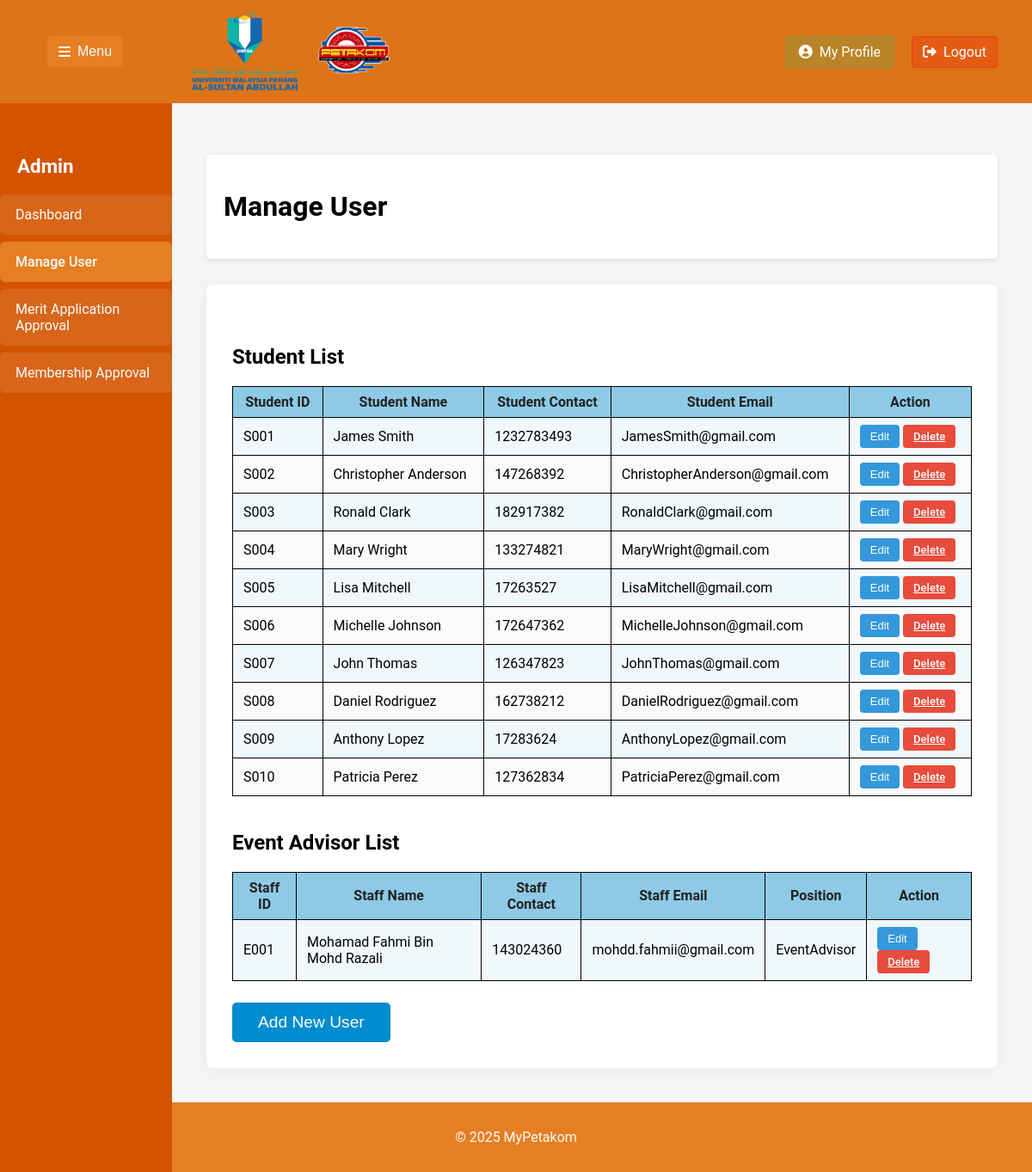
The app's page /ManageUser.php (signed in) with its own data.
### tables this page shows
CREATE TABLE `student` (
  `StudentID` varchar(10) NOT NULL,
  `StudentName` varchar(50) NOT NULL,
  `StudentContact` int(11) NOT NULL,
  `StudentEmail` varchar(100) NOT NULL,
  `StudentPic` mediumblob NOT NULL,
  `StudentPassword` varchar(255) NOT NULL
);

CREATE TABLE `staff` (
  `StaffID` varchar(10) NOT NULL,
  `StaffName` varchar(50) NOT NULL,
  `StaffContact` int(11) NOT NULL,
  `StaffEmail` varchar(100) NOT NULL,
  `StaffPic` mediumblob NOT NULL,
  `StaffPassword` varchar(255) NOT NULL,
  `Position` varchar(20) NOT NULL
);

### ManageUser.php (the view, shortened to what this page needs)
<?php
$conn = new mysqli("localhost", "root", "", "mypetakom");
$students = [];
$result = $conn->query("SELECT * FROM student");
if ($result) {
    while ($row = $result->fetch_assoc()) {
        $students[] = $row;
    }
}
$event_advisors = [];
$result2 = $conn->query("SELECT * FROM staff WHERE Position = 'EventAdvisor'");
if ($result2) {
    while ($row = $result2->fetch_assoc()) {
        $event_advisors[] = $row;
    }
}
?>
<!DOCTYPE html>
<html>
<head>
    <link rel="stylesheet" href="https://cdnjs.cloudflare.com/ajax/libs/font-awesome/6.0.0/css/all.min.css">
</head>
<body>
    <header class="header">
        <div class="header-left">
            <button class="togglebutton" id="togglebutton">
                <i class="fas fa-bars"></i>Menu
            </button>
            <div class="Logo">
                <img src="image/UMPSALogo.png" alt="LogoUMP">
                <img src="image/PetakomLogo.png" alt="LogoPetakom">
            </div>
        </div>
        <div class="header-right">
            <a href="AdminProfile.php" class="profilebutton">
                <i class="fas fa-user-circle"></i> My Profile
            </a>
            <a href="logout.php" class="logoutbutton" onclick="return confirm('Are you sure you want to log out?');">
                <i class="fas fa-sign-out-alt"></i> Logout
            </a>
        </div>
    </header>
    <nav class="sidebar" id="sidebar">
        <h2 class="sidebartitle">Admin</h2>
        <ul class="menuitems">
            <li>
                <a href="AdminDashboard.php" class="menuitem">
                    <span>Dashboard</span>
                </a>
            </li>
            <li>
                <a href="ManageUser.php" class="menuitem active">
                    <span>Manage User</span>
                </a>
            </li>
            <li>
                <a href="MeritApplicationApproval.php" class="menuitem">
                    <span>Merit Application Approval</span>
                </a>
            </li>
            <li>
                <a href="MembershipApproval.php" class="menuitem">
                    <span>Membership Approval</span>
                </a>
            </li>
        </ul>
    </nav>
    <div class="maincontent" id="maincontent">
        <div class="content">
            <h1>Manage User</h1>
        </div>
        <div class="seccontent">
        <h2>Student List</h2>
        <table>
            <tr>
                <th>Student ID</th>
                <th>Student Name</th>
                <th>Student Contact</th>
                <th>Student Email</th>
                <th>Action</th>
            </tr>
            <?php if (empty($students)): ?>
                <tr><td colspan="5" style="text-align:center;color:#888;">No students found.</td></tr>
            <?php else: ?>
                <?php foreach ($students as $stud): ?>
                <tr>
                    <td><?= htmlspecialchars($stud['StudentID']) ?></td>
                    <td><?= htmlspecialchars($stud['StudentName']) ?></td>
                    <td><?= htmlspecialchars($stud['StudentContact']) ?></td>
                    <td><?= htmlspecialchars($stud['StudentEmail']) ?></td>
                    <td>
                        <button class="btn btn-edit" onclick="openEditStudentModal('<?=htmlspecialchars($stud['StudentID'])?>','<?=htmlspecialchars($stud['StudentName'])?>','<?=htmlspecialchars($stud['StudentContact'])?>','<?=htmlspecialchars($stud['StudentEmail'])?>')">Edit</button>
                        <a href="?delete_student=<?= urlencode($stud['StudentID']) ?>" class="btn btn-delete" onclick="return confirm('Delete this student?');">Delete</a>
                    </td>
                </tr>
                <?php endforeach; ?>
            <?php endif; ?>
        </table>
        <h2>Event Advisor List</h2>
        <table>
            <tr>
                <th>Staff ID</th>
                <th>Staff Name</th>
                <th>Staff Contact</th>
                <th>Staff Email</th>
                <th>Position</th>
                <th>Action</th>
            </tr>
            <?php if (empty($event_advisors)): ?>
                <tr><td colspan="6" style="text-align:center;color:#888;">No event advisors found.</td></tr>
            <?php else: ?>
                <?php foreach ($event_advisors as $stf): ?>
                <tr>
                    <td><?= htmlspecialchars($stf['StaffID']) ?></td>
                    <td><?= htmlspecialchars($stf['StaffName']) ?></td>
                    <td><?= htmlspecialchars($stf['StaffContact']) ?></td>
                    <td><?= htmlspecialchars($stf['StaffEmail']) ?></td>
                    <td><?= htmlspecialchars($stf['Position']) ?></td>
                    <td>
                        <button class="btn btn-edit" onclick="openEditStaffModal('<?=htmlspecialchars($stf['StaffID'])?>','<?=htmlspecialchars($stf['StaffName'])?>','<?=htmlspecialchars($stf['StaffContact'])?>','<?=htmlspecialchars($stf['StaffEmail'])?>','<?=htmlspecialchars($stf['Position'])?>')">Edit</button>
                        <a href="?delete_staff=<?= urlencode($stf['StaffID']) ?>" class="btn btn-delete" onclick="return confirm('Delete this event advisor?');">Delete</a>
                    </td>
                </tr>
                <?php endforeach; ?>
            <?php endif; ?>
        </table>
        <button class="btn-add" onclick="document.getElementById('addUserModal').style.display='block'">Add New User</button>
        </div>
    </div>
    <div class="footer">
        <footer>
            <center><p>&copy; 2025 MyPetakom</p></center>
        </footer>
    </div>
</body>
</html>

### ManageUser.php (style rules this page uses)
body { background-color: #f5f5f5; font-family: 'Roboto', sans-serif; margin: 0; padding: 0; display: flex; flex-direction: column; min-height: 100vh; }
.header { background-color:rgb(222, 116, 24); display: flex; justify-content: space-between; align-items: center; padding: 0 20px; position: fixed; width: 100%; box-sizing: border-box; height: 120px; }
.header-left { display: flex; align-items: center; gap: 20px; padding: 0 35px; }
.header-right { display: flex; align-items: center; gap: 20px; padding-right: 20px; }
.Logo { display: flex; gap: 20px; align-items: center; padding: 0 60px; }
.Logo img { height: 90px; width: auto; }
.sidebar { width: 200px; background-color: #d35400; color: white; position: fixed; top: 120px; left: 0; bottom: 0; padding: 20px 0; box-sizing: border-box; transition: transform 0.3s ease; }
.sidebartitle { color: white; font-size: 1.4rem; margin-bottom: 20px; padding: 0 20px; }
.menuitems { display: flex; flex-direction: column; gap: 8px; padding: 0; margin: 0; list-style: none; }
.menuitem { background-color: rgba(255, 255, 255, 0.1); border-radius: 6px; padding: 14px 18px; color: white; cursor: pointer; transition: all 0.2s; display: flex; align-items: center; gap: 12px; }
.menuitems a { text-decoration: none; color: inherit; }
.menuitem.active { background-color: #e67e22; font-weight: 500; }
.togglebutton { background-color: #e67e22; color: white; border: 1px solid rgba(230, 126, 34, 0.3); padding: 8px 12px; border-radius: 4px; cursor: pointer; font-size: 1rem; display: flex; align-items: center; gap: 8px; }
.logoutbutton { background-color: rgba(255, 0, 0, 0.2); color: white; border: 1px solid rgba(255, 0, 0, 0.3); padding: 8px 12px; border-radius: 4px; cursor: pointer; font-size: 1rem; display: flex; align-items: center; gap: 8px; text-decoration: none; }
.profilebutton { background-color: rgba(46, 204, 113, 0.2); color: white; border: 1px solid rgba(46, 204, 113, 0.3); padding: 8px 15px; border-radius: 4px; cursor: pointer; font-size: 1rem; display: flex; align-items: center; gap: 8px; transition: all 0.2s; text-decoration: none; }
.maincontent { margin-left: 200px; margin-top: 120px; padding: 40px; flex: 1; box-sizing: border-box; gap: 40px; transition: margin-left 0.3s ease; justify-content: space-between; }
.content { background-color: white; padding: 20px; border-radius: 5px; margin-top: 20px; box-shadow: 0 2px 5px rgba(0,0,0,0.1); }
.seccontent { background-color: white; padding: 30px; border-radius: 8px; box-shadow: 0 2px 15px rgba(0,0,0,0.05); margin-top: 30px; }
h2 { margin-top: 40px; }
.btn-add { background-color: #008CCF; color: white; font-size: 1.2em; padding: 12px 30px; margin: 25px 0 0 0; display: inline-block; border: none; border-radius: 5px; font-weight: 500; cursor: pointer; }
table, th, td { border:1px solid black; border-collapse: collapse; }
th, td { padding: 8px 12px; }
table { width: 100%; background: #fafafa; margin-bottom: 0; }
th { background: #8ecae6; color: #222; }
tr:nth-child(even) { background: #f1f8fc; }
.btn { padding: 6px 12px; border: none; border-radius: 4px; cursor: pointer; font-size: 13px; font-weight: 500; transition: all 0.2s; display: inline-flex; align-items: center; justify-content: center; }
.btn-edit { background-color: #3498db; color: white; }
.btn-delete { background-color: #e74c3c; color: white; }
.footer { background-color: #e67e22; color: white; padding: 15px 0; }

### records on screen
student: StudentID "S001", StudentName "James Smith", StudentContact "1232783493", StudentEmail "JamesSmith@gmail.com"
student: StudentID "S002", StudentName "Christopher Anderson", StudentContact "147268392", StudentEmail "ChristopherAnderson@gmail.com"
student: StudentID "S003", StudentName "Ronald Clark", StudentContact "182917382", StudentEmail "RonaldClark@gmail.com"
student: StudentID "S004", StudentName "Mary Wright", StudentContact "133274821", StudentEmail "MaryWright@gmail.com"
student: StudentID "S005", StudentName "Lisa Mitchell", StudentContact "17263527", StudentEmail "LisaMitchell@gmail.com"
student: StudentID "S006", StudentName "Michelle Johnson", StudentContact "172647362", StudentEmail "MichelleJohnson@gmail.com"
student: StudentID "S007", StudentName "John Thomas", StudentContact "126347823", StudentEmail "JohnThomas@gmail.com"
student: StudentID "S008", StudentName "Daniel Rodriguez", StudentContact "162738212", StudentEmail "DanielRodriguez@gmail.com"
student: StudentID "S009", StudentName "Anthony Lopez", StudentContact "17283624", StudentEmail "AnthonyLopez@gmail.com"
student: StudentID "S010", StudentName "Patricia Perez", StudentContact "127362834", StudentEmail "PatriciaPerez@gmail.com"
staff: StaffID "E001", StaffName "Mohamad Fahmi Bin Mohd Razali", StaffContact "143024360", StaffEmail "mohdd.fahmii@gmail.com", Position "EventAdvisor"
